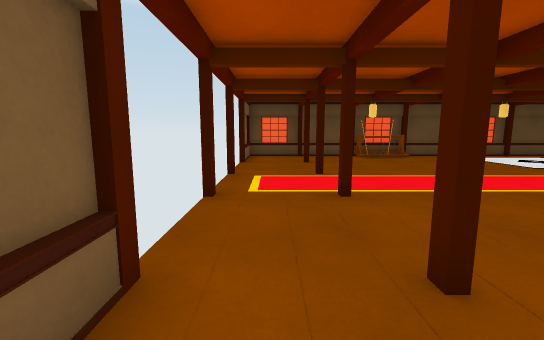
view 1 (above)

12 first-person views from a walk through a 3-D level made in the Unity game engine. The camera is 1.2 m above the floor, tilts 8° down and sees 90° across. The floor is counted in squares, 1 m on a side. Each view is taken from the middle of a square. On the plan, view 1 faces up. The plan holds only what a view shows up to about 13 squares ahead; the rest is blank. The player character is not drawn. Some animated figures are left out.

view 2
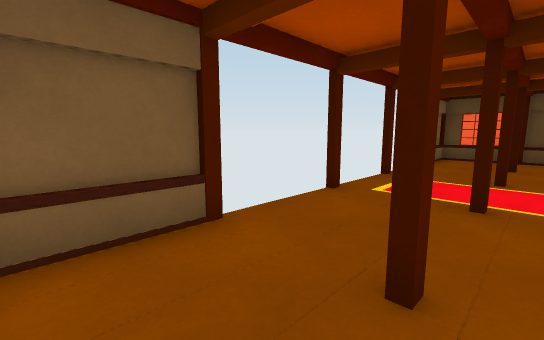

view 3
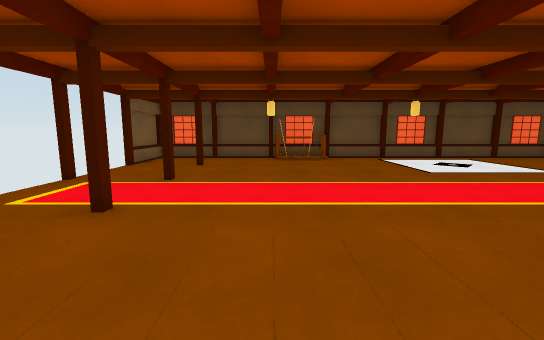

view 4
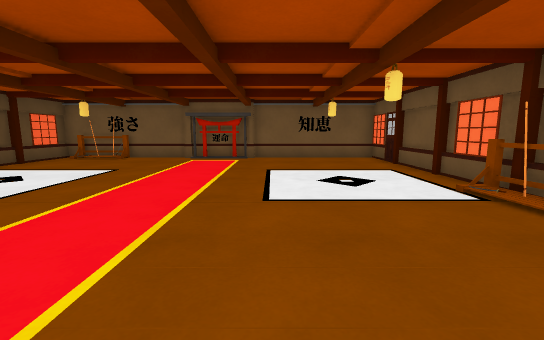

view 5
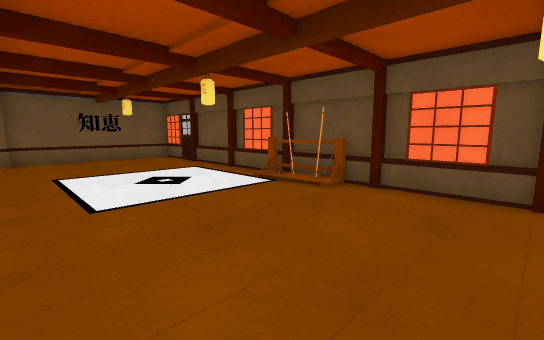

view 6
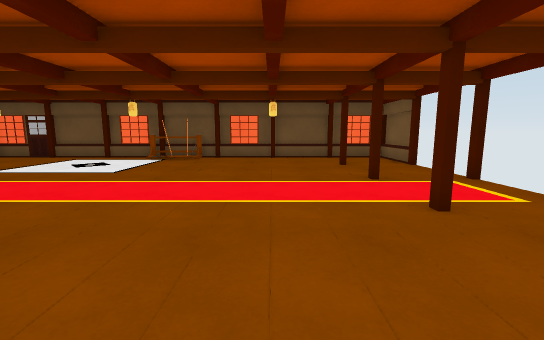

view 7
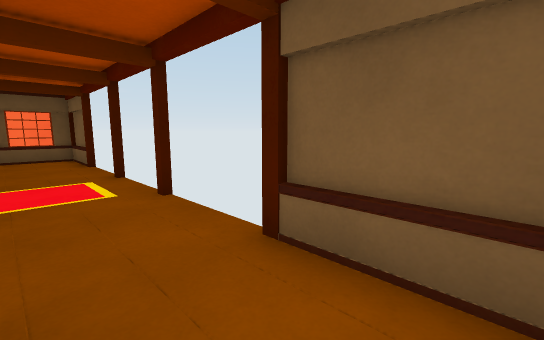

view 8
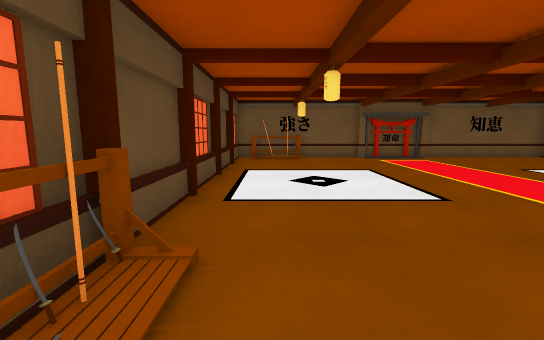

view 9
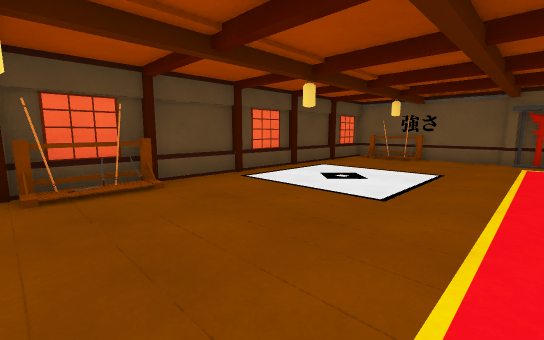

view 10
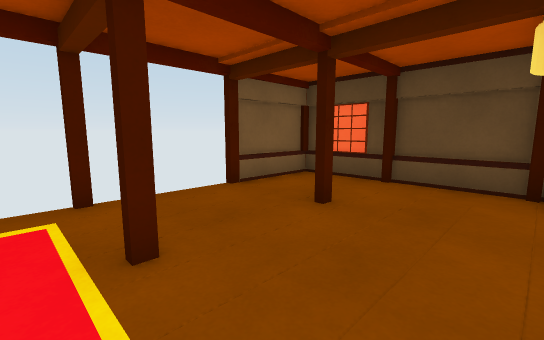

view 11
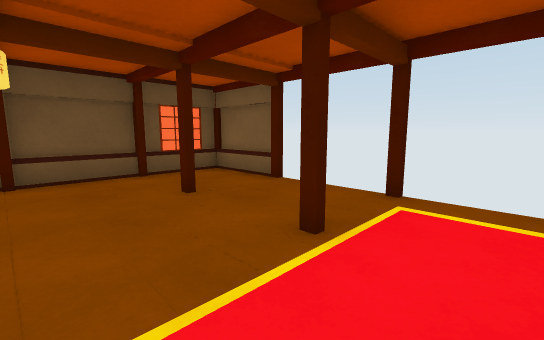

view 12
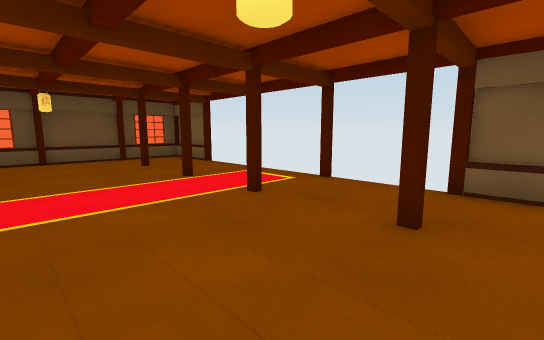

### Floor plan
Key: @ floor where view 1 was taken; # wall or solid block; . floor; = window, fence, low wall or low ledge; P pillar; G gate.
Columns run from 2 left of view 1 to 17 right of it. Each row starts with its distance up from view 1.
 14  ###################
 13  #.....=#..........#
 12  #.................#
 11  P.#...............#
 10  ..................#
  9  ..................#
  8 #..#...............#
  7  ..................#
  6  ..................G
  5 #..#...............#
  4  ..................#
  3  ..................#
  2  P.#...............#
  1  #.................#
  0  #@................#
 -1  ###################

Positions as (right, up) in squares from view 1, and headings:
1: (0, 0), facing up
2: (2, 0), facing up-left
3: (4, 1), facing up
4: (4, 4), facing right
5: (4, 5), facing down-right
6: (4, 12), facing down
7: (1, 13), facing down-left
8: (4, 12), facing right
9: (4, 7), facing up-right
10: (4, 7), facing up-left
11: (4, 7), facing down-left
12: (5, 12), facing down-left
